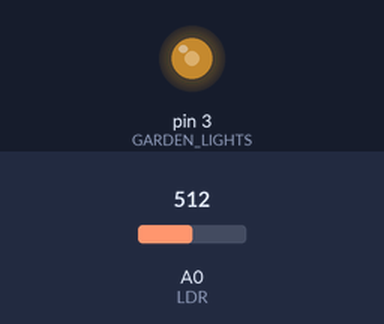
This sketch was run on a simulated Arduino Uno, built with avr-gcc and run on an emulated ATmega328P. On the bench: output pins drawn as LEDs (lit = HIGH). The inputs (shaded band) are chosen by the test bench; at power-on: A0 (LDR) = 512.

Above: at 1.2 s.
1.3 s: A0 (LDR) set to 306
At 1.9 s:
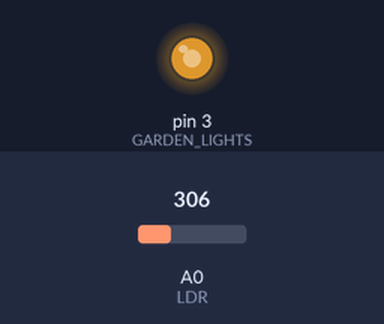
2.8 s: A0 (LDR) set to 122
At 3.1 s:
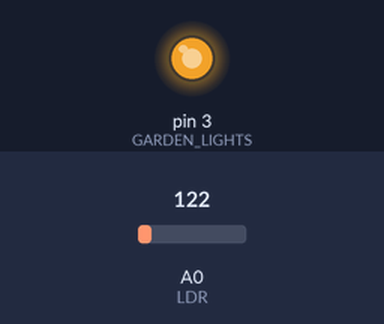
4.3 s: A0 (LDR) set to 900
At 5.5 s:
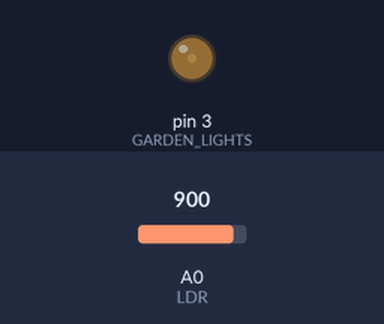
5.8 s: A0 (LDR) set to 1023
At 6.7 s:
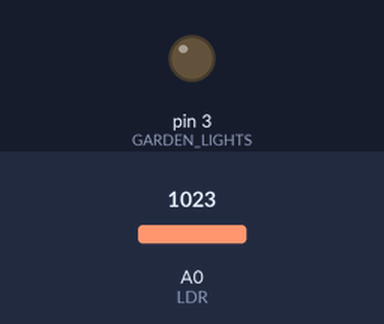
Timing chart, 0 to 8.3 s (numbered marks = the images above; inputs shaded):
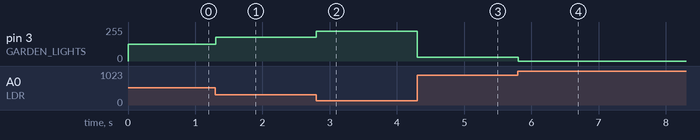

Measured:
- after the input at 1.3 s, pin 3 (GARDEN_LIGHTS): 127/255 → 179/255 at once
- after the input at 2.8 s, pin 3 (GARDEN_LIGHTS): 179/255 → 225/255 at once
- after the input at 4.3 s, pin 3 (GARDEN_LIGHTS): 225/255 → 30/255 at once
- after the input at 5.8 s, pin 3 (GARDEN_LIGHTS): 30/255 → 0/255 at once

The sketch:

LDR.ino
```cpp
//wap to  control brightness of LED using LDR

#define GARDEN_LIGHTS   3
#define LDR             A0

void setup()
{

  pinMode(GARDEN_LIGHTS , OUTPUT);
  pinMode(LDR , INPUT);

}


unsigned int adc_val;

void loop()
{
  //TO READ VALUES FROM LDR SENSOR 0 to 1023
  adc_val = analogRead(LDR);

  //SCALE IT DOWN 0 TO 1023 AND REVERSE IT 255 TO 0
  adc_val = 255 - (adc_val/4);

  //or map(0,1023,255,0)

  //to control the garden lights
  analogWrite(GARDEN_LIGHTS , adc_val);
  delay(100);
}
```
